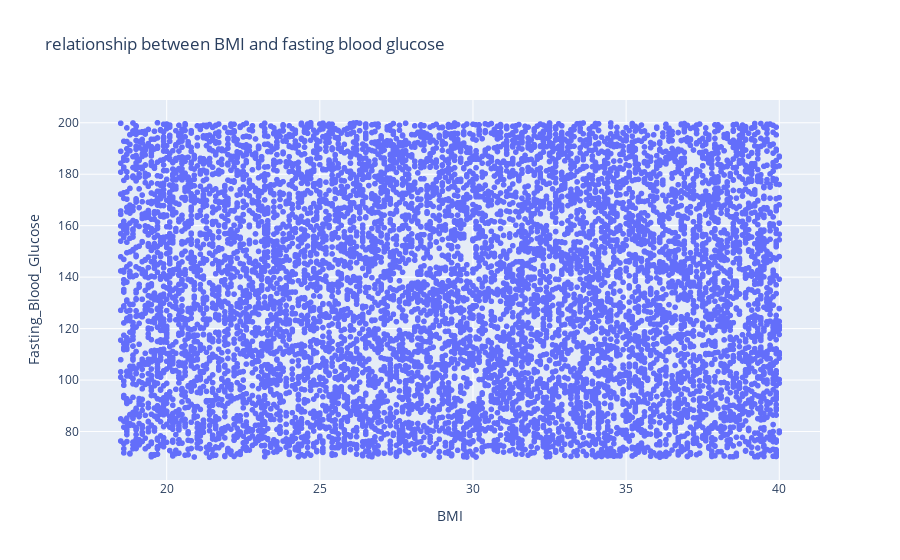

Source (notebook cell):
### Markdown cell above
### insight from Q1 that the relationship between BMI and fasting blood glucose or HbA1c levels is very weak negative relationship

### Code cell
#relationship between BMI and fasting blood glucose
px.scatter(data_frame=df ,x='BMI',y ='Fasting_Blood_Glucose' ,title='relationship between BMI and fasting blood glucose')

### Figure 1 — Plotly figure (JSON) as saved in the notebook; plotly's stock layout.template omitted (floating-point values rounded to 4 significant figures; data arrays with more than 128 entries replaced by an {"elided": "..."} marker saying what was removed)
{"data": [{"hovertemplate": "BMI=%{x}<br>Fasting_Blood_Glucose=%{y}<extra></extra>", "legendgroup": "", "marker": {"color": "#636efa", "symbol": "circle"}, "mode": "markers", "name": "", "showlegend": false, "type": "scattergl", "x": {"elided": "10000 float values"}, "xaxis": "x", "y": {"elided": "10000 float values"}, "yaxis": "y"}], "layout": {"legend": {"tracegroupgap": 0}, "title": {"text": "relationship between BMI and fasting blood glucose"}, "xaxis": {"anchor": "y", "domain": [0, 1], "title": {"text": "BMI"}}, "yaxis": {"anchor": "x", "domain": [0, 1], "title": {"text": "Fasting_Blood_Glucose"}}}}
